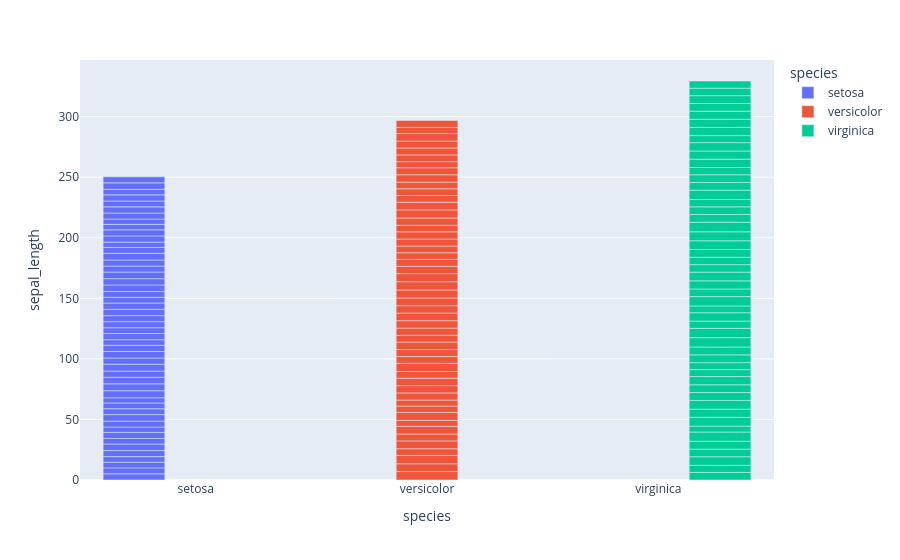

Write notebook code for a chart like this one.
### Code cell
px.bar(df1, x='species', y='sepal_length', color='species', barmode = 'group') # to create a bar plot using plotly express library with species on x-axis and sepal_length on y-axis and color the bars based on the species column and set the barmode to 'group' to group the bars by species

### Figure 1 — Plotly figure (JSON) as saved in the notebook; plotly's stock layout.template omitted (floating-point values rounded to 4 significant figures)
{"data": [{"alignmentgroup": "True", "hovertemplate": "species=%{x}<br>sepal_length=%{y}<extra></extra>", "legendgroup": "setosa", "marker": {"color": "#636efa", "pattern": {"shape": ""}}, "name": "setosa", "offsetgroup": "setosa", "orientation": "v", "showlegend": true, "textposition": "auto", "type": "bar", "x": ["setosa", "setosa", "setosa", "setosa", "setosa", "setosa", "setosa", "setosa", "setosa", "setosa", "setosa", "setosa", "setosa", "setosa", "setosa", "setosa", "setosa", "setosa", "setosa", "setosa", "setosa", "setosa", "setosa", "setosa", "setosa", "setosa", "setosa", "setosa", "setosa", "setosa", "setosa", "setosa", "setosa", "setosa", "setosa", "setosa", "setosa", "setosa", "setosa", "setosa", "setosa", "setosa", "setosa", "setosa", "setosa", "setosa", "setosa", "setosa", "setosa", "setosa"], "xaxis": "x", "y": [5.1, 4.9, 4.7, 4.6, 5.0, 5.4, 4.6, 5.0, 4.4, 4.9, 5.4, 4.8, 4.8, 4.3, 5.8, 5.7, 5.4, 5.1, 5.7, 5.1, 5.4, 5.1, 4.6, 5.1, 4.8, 5.0, 5.0, 5.2, 5.2, 4.7, 4.8, 5.4, 5.2, 5.5, 4.9, 5.0, 5.5, 4.9, 4.4, 5.1, 5.0, 4.5, 4.4, 5.0, 5.1, 4.8, 5.1, 4.6, 5.3, 5.0], "yaxis": "y"}, {"alignmentgroup": "True", "hovertemplate": "species=%{x}<br>sepal_length=%{y}<extra></extra>", "legendgroup": "versicolor", "marker": {"color": "#EF553B", "pattern": {"shape": ""}}, "name": "versicolor", "offsetgroup": "versicolor", "orientation": "v", "showlegend": true, "textposition": "auto", "type": "bar", "x": ["versicolor", "versicolor", "versicolor", "versicolor", "versicolor", "versicolor", "versicolor", "versicolor", "versicolor", "versicolor", "versicolor", "versicolor", "versicolor", "versicolor", "versicolor", "versicolor", "versicolor", "versicolor", "versicolor", "versicolor", "versicolor", "versicolor", "versicolor", "versicolor", "versicolor", "versicolor", "versicolor", "versicolor", "versicolor", "versicolor", "versicolor", "versicolor", "versicolor", "versicolor", "versicolor", "versicolor", "versicolor", "versicolor", "versicolor", "versicolor", "versicolor", "versicolor", "versicolor", "versicolor", "versicolor", "versicolor", "versicolor", "versicolor", "versicolor", "versicolor"], "xaxis": "x", "y": [7.0, 6.4, 6.9, 5.5, 6.5, 5.7, 6.3, 4.9, 6.6, 5.2, 5.0, 5.9, 6.0, 6.1, 5.6, 6.7, 5.6, 5.8, 6.2, 5.6, 5.9, 6.1, 6.3, 6.1, 6.4, 6.6, 6.8, 6.7, 6.0, 5.7, 5.5, 5.5, 5.8, 6.0, 5.4, 6.0, 6.7, 6.3, 5.6, 5.5, 5.5, 6.1, 5.8, 5.0, 5.6, 5.7, 5.7, 6.2, 5.1, 5.7], "yaxis": "y"}, {"alignmentgroup": "True", "hovertemplate": "species=%{x}<br>sepal_length=%{y}<extra></extra>", "legendgroup": "virginica", "marker": {"color": "#00cc96", "pattern": {"shape": ""}}, "name": "virginica", "offsetgroup": "virginica", "orientation": "v", "showlegend": true, "textposition": "auto", "type": "bar", "x": ["virginica", "virginica", "virginica", "virginica", "virginica", "virginica", "virginica", "virginica", "virginica", "virginica", "virginica", "virginica", "virginica", "virginica", "virginica", "virginica", "virginica", "virginica", "virginica", "virginica", "virginica", "virginica", "virginica", "virginica", "virginica", "virginica", "virginica", "virginica", "virginica", "virginica", "virginica", "virginica", "virginica", "virginica", "virginica", "virginica", "virginica", "virginica", "virginica", "virginica", "virginica", "virginica", "virginica", "virginica", "virginica", "virginica", "virginica", "virginica", "virginica", "virginica"], "xaxis": "x", "y": [6.3, 5.8, 7.1, 6.3, 6.5, 7.6, 4.9, 7.3, 6.7, 7.2, 6.5, 6.4, 6.8, 5.7, 5.8, 6.4, 6.5, 7.7, 7.7, 6.0, 6.9, 5.6, 7.7, 6.3, 6.7, 7.2, 6.2, 6.1, 6.4, 7.2, 7.4, 7.9, 6.4, 6.3, 6.1, 7.7, 6.3, 6.4, 6.0, 6.9, 6.7, 6.9, 5.8, 6.8, 6.7, 6.7, 6.3, 6.5, 6.2, 5.9], "yaxis": "y"}], "layout": {"barmode": "group", "legend": {"title": {"text": "species"}, "tracegroupgap": 0}, "margin": {"t": 60}, "xaxis": {"anchor": "y", "categoryarray": ["setosa", "versicolor", "virginica"], "categoryorder": "array", "domain": [0, 1], "title": {"text": "species"}}, "yaxis": {"anchor": "x", "domain": [0, 1], "title": {"text": "sepal_length"}}}}
